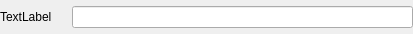
<?xml version="1.0" encoding="UTF-8"?>
<ui version="4.0">
 <class>Form</class>
 <widget class="QWidget" name="Form">
  <property name="geometry">
   <rect>
    <x>0</x>
    <y>0</y>
    <width>413</width>
    <height>34</height>
   </rect>
  </property>
  <property name="sizePolicy">
   <sizepolicy hsizetype="Fixed" vsizetype="Fixed">
    <horstretch>0</horstretch>
    <verstretch>0</verstretch>
   </sizepolicy>
  </property>
  <property name="minimumSize">
   <size>
    <width>240</width>
    <height>34</height>
   </size>
  </property>
  <property name="maximumSize">
   <size>
    <width>600</width>
    <height>34</height>
   </size>
  </property>
  <property name="windowTitle">
   <string>Form</string>
  </property>
  <layout class="QHBoxLayout" name="horizontalLayout" stretch="0,0">
   <property name="spacing">
    <number>20</number>
   </property>
   <property name="leftMargin">
    <number>0</number>
   </property>
   <property name="topMargin">
    <number>0</number>
   </property>
   <property name="rightMargin">
    <number>0</number>
   </property>
   <property name="bottomMargin">
    <number>0</number>
   </property>
   <item>
    <widget class="QLabel" name="LNameParameter">
     <property name="text">
      <string>TextLabel</string>
     </property>
    </widget>
   </item>
   <item>
    <widget class="QLineEdit" name="TEEnteredText">
     <property name="sizePolicy">
      <sizepolicy hsizetype="Expanding" vsizetype="Fixed">
       <horstretch>0</horstretch>
       <verstretch>0</verstretch>
      </sizepolicy>
     </property>
    </widget>
   </item>
  </layout>
 </widget>
 <resources/>
 <connections/>
</ui>
